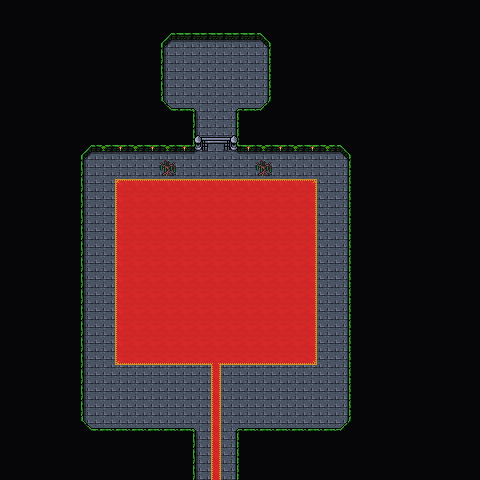

Below is a game level as drawn by its tile map, then a one-line description and the .tmx that defines it (tile-layer data replaced by summaries):
An orthogonal 30x30 tile map with 16x16 px tiles, 4 tile layers (Background, Ground, Foreground, AboveSprites), 2 tilesets and 2 objects.

<map version="1.10" tiledversion="1.10.1" orientation="orthogonal" renderorder="right-down" width="30" height="30" tilewidth="16" tileheight="16" infinite="0" nextlayerid="6" nextobjectid="56">
 <editorsettings>
  <export target="wastetown..tmx" format="tmx" />
 </editorsettings>
 <properties>
  <property name="dungeonEffect">{"startBattleWithCard": ["Gaea's Cradle|USG", "Gaea's Herald|PLS", "Gaea's Touch|DRK", "Lifeforce|LEA", "Choke|TMP"]}</property>
 </properties>
 <tileset firstgid="1" source="../../../../common/maps/tileset/main.tsx" />
 <tileset firstgid="10113" source="../../../../common/maps/tileset/buildings.tsx" />
 <layer id="1" name="Background" width="30" height="30">
  <data>[900 cells, 900 non-empty, 1 distinct tile ids]</data>
 </layer>
 <layer id="2" name="Ground" width="30" height="30">
  <data>[900 cells, 802 non-empty, 27 distinct tile ids]</data>
 </layer>
 <layer id="3" name="Foreground" width="30" height="30">
  <properties>
   <property name="spriteLayer" type="bool" value="true" />
  </properties>
  <data>[900 cells, 0 non-empty, 0 distinct tile ids]</data>
 </layer>
 <layer id="5" name="AboveSprites" width="30" height="30">
  <data>[900 cells, 5 non-empty, 5 distinct tile ids]</data>
 </layer>
 <objectgroup id="4" name="Objects">
  <object id="51" template="../../../../common/maps/obj/entry_up.tx" x="209" y="480">
   <properties>
    <property name="teleport" value="" />
   </properties>
  </object>
  <object id="52" template="../../../../common/maps/obj/enemy.tx" x="201.779" y="279.095" width="32" height="32">
   <properties>
    <property name="enemy" value="Gaea, the Worldsoul" />
    <property name="threatRange" type="int" value="100" />
   <property name="effect">{"startBattleWithCard": ["Birds of Paradise|LEA", "Birds of Paradise|7ED"]}</property>
    <property name="speedModifier" type="float" value="20" /></properties>
  </object>
 </objectgroup>
</map>
